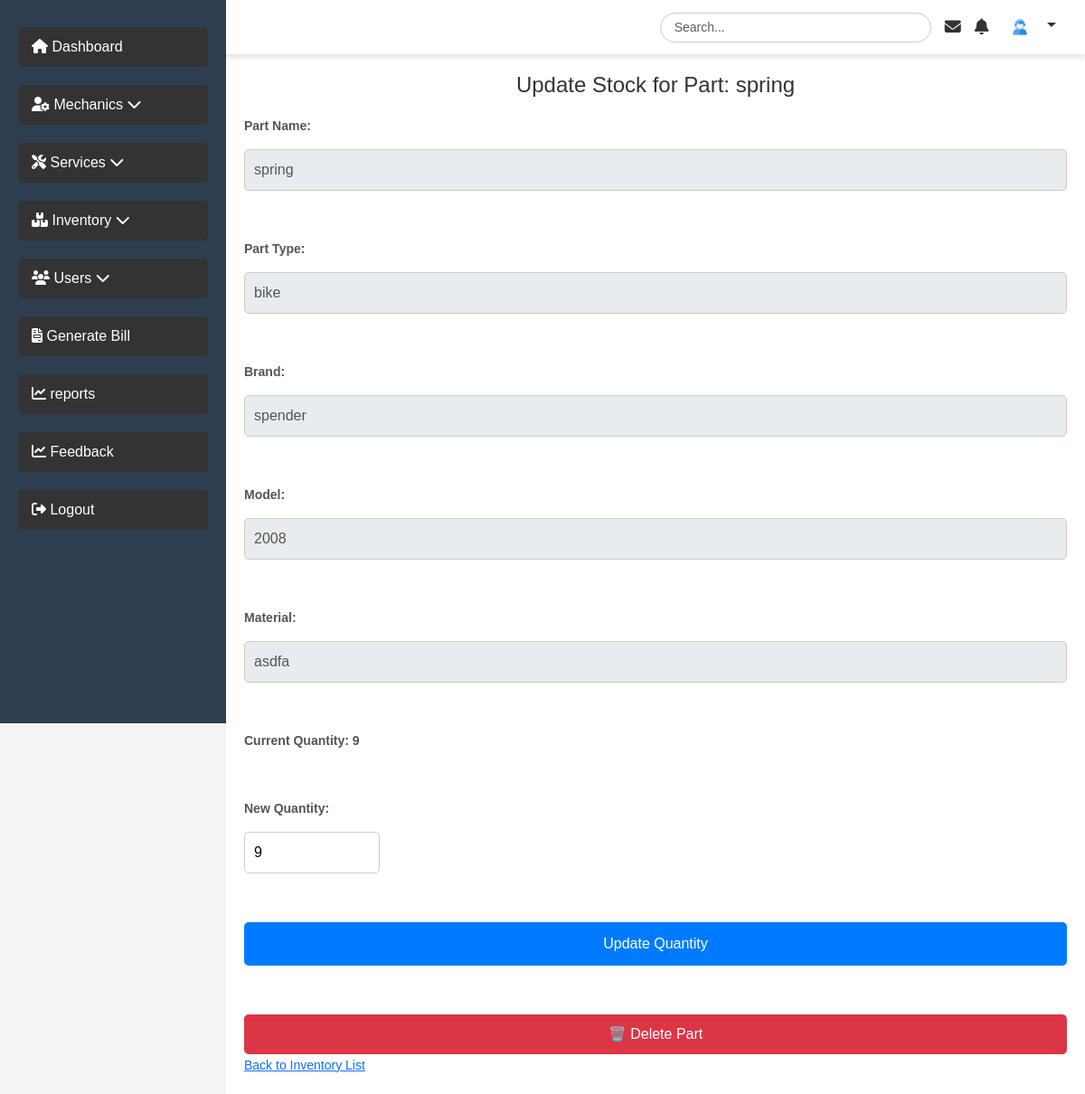
Screenshot of /admin/updatestock.php?id=1 (signed in) with the database file from the repository.
### tables this page shows
CREATE TABLE `inventory` (
  `id` int(11) NOT NULL,
  `part_name` varchar(255) NOT NULL,
  `part_type` enum('car','bike') NOT NULL,
  `brand` varchar(255) NOT NULL,
  `model` varchar(255) NOT NULL,
  `material` varchar(255) NOT NULL,
  `quantity` int(11) NOT NULL
);

### admin/updatestock.php (the view, shortened to what this page needs)
<?php
include('functions.php');
if (isset($_GET['id'])) {
    $partId = $_GET['id'];
    $sql = "SELECT * FROM inventory WHERE id = ?";
    $stmt = $mysqli->prepare($sql);
    $stmt->bind_param('i', $partId);
    $stmt->execute();
    $result = $stmt->get_result();
    if ($result->num_rows > 0) {
        $row = $result->fetch_assoc();
    } else {
        header("Location: admin_inventory.php");
        exit();
    }
} else {
    header("Location: admin_inventory.php");
    exit();
}                                                                                                                                                                                if ($_SERVER['REQUEST_METHOD'] === 'POST') {
    if (isset($_POST['delete_part'])) {
        $deleteSql = "DELETE FROM inventory WHERE id = ?";
        $deleteStmt = $mysqli->prepare($deleteSql);
        $deleteStmt->bind_param('i', $partId);
        if ($deleteStmt->execute()) {
            header("Location: admin_inventory.php?deleted=1");
            exit();
        } else {
            echo "<script>alert('❌ Failed to delete part.');</script>";
        }
    } else {
        $newQuantity = $_POST['quantity'];
        $updateSql = "UPDATE inventory SET quantity = ? WHERE id = ?";
        $updateStmt = $mysqli->prepare($updateSql);
        $updateStmt->bind_param('ii', $newQuantity, $partId);
        $updateStmt->execute();
        header("Location: admin_inventory.php");
        exit();
    }
}
?>
<!DOCTYPE html>
<html lang="en">
<head>
</head>
<body>
<?php include("adm_navbar.php"); ?>
<div class="content">
    <h1>Update Stock for Part: <?php echo htmlspecialchars($row['part_name']); ?></h1>
    <form method="POST" action="updatestock.php?id=<?php echo $row['id']; ?>">
        <label for="part_name">Part Name:</label>
        <input type="text" name="part_name" value="<?php echo htmlspecialchars($row['part_name']); ?>" disabled><br>
        <label for="part_type">Part Type:</label>
        <input type="text" name="part_type" value="<?php echo htmlspecialchars($row['part_type']); ?>" disabled><br>
        <label for="brand">Brand:</label>
        <input type="text" name="brand" value="<?php echo htmlspecialchars($row['brand']); ?>" disabled><br>
        <label for="model">Model:</label>
        <input type="text" name="model" value="<?php echo htmlspecialchars($row['model']); ?>" disabled><br>
        <label for="material">Material:</label>
        <input type="text" name="material" value="<?php echo htmlspecialchars($row['material']); ?>" disabled><br>
        <label for="quantity">Current Quantity: <?php echo $row['quantity']; ?></label><br>
        <label for="quantity">New Quantity:</label>
        <input type="number" name="quantity" value="<?php echo $row['quantity']; ?>" required><br>
        <input type="submit" value="Update Quantity">
<br>
<button type="submit" name="delete_part" style="background-color: #dc3545; color: white; padding: 10px 15px; border: none; border-radius: 5px; cursor: pointer;" onclick="return confirm('Are you sure you want to delete this part? This action cannot be undone.')">🗑️ Delete Part</button>
    </form>
    <a href="admin_inventory.php">Back to Inventory List</a>
</div>
</body>
</html>

### admin/updatestock.php (style rules this page uses)
body { font-family: Arial, sans-serif; background-color: #f4f7fc; color: #333; margin: 0; padding: 0; }
h1 { text-align: center; color: #333; font-size: 24px; margin-bottom: 20px; }
form { display: flex; flex-direction: column; gap: 15px; }
label { font-weight: bold; font-size: 14px; color: #555; }
input[type="text"], input[type="number"] { padding: 10px; font-size: 16px; border: 1px solid #ccc; border-radius: 5px; width: 100%; box-sizing: border-box; }
input[type="text"]:disabled, input[type="number"]:disabled { background-color: #e9ecef; cursor: not-allowed; }
input[type="number"] { max-width: 150px; }
input[type="submit"] { background-color: #007bff; color: white; padding: 12px 20px; font-size: 16px; border: none; border-radius: 5px; cursor: pointer; transition: background-color 0.3s ease; }
a { color: #007bff; text-decoration: none; font-size: 14px; }

### admin/adm_navbar.php (style rules this page uses)
* { margin: 0; padding: 0; box-sizing: border-box; }
body { font-family: 'Arial', sans-serif; background-color: #f4f4f4; }
.content { margin-left: 250px; padding: 20px; background-color: #fff; min-height: 100vh; color: #333; }
h1 { font-size: 24px; margin-bottom: 20px; }

### rows the page displays
inventory: part_name "spring", part_type "bike", brand "spender", model "2008", material "asdfa", quantity "9"
